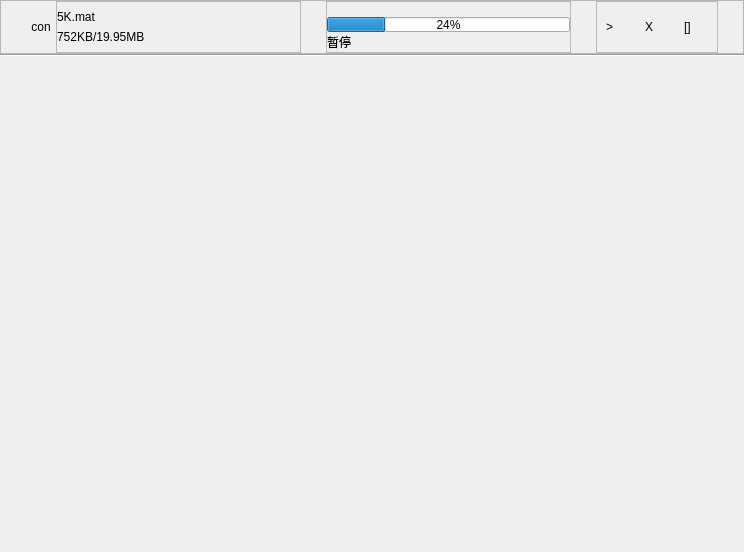
           <widget class="QWidget" name="scrollAreaWidgetContents_8">
            <property name="geometry">
             <rect>
              <x>0</x>
              <y>0</y>
              <width>744</width>
              <height>552</height>
             </rect>
            </property>
            <layout class="QFormLayout" name="formLayout_4">
             <property name="horizontalSpacing">
              <number>0</number>
             </property>
             <property name="verticalSpacing">
              <number>0</number>
             </property>
             <property name="leftMargin">
              <number>0</number>
             </property>
             <property name="topMargin">
              <number>0</number>
             </property>
             <property name="rightMargin">
              <number>0</number>
             </property>
             <property name="bottomMargin">
              <number>0</number>
             </property>
             <item row="0" column="0" colspan="2">
              <layout class="QVBoxLayout" name="verticalLayout_13">
               <property name="spacing">
                <number>0</number>
               </property>
               <item>
                <widget class="QFrame" name="frame_22">
                 <property name="frameShape">
                  <enum>QFrame::StyledPanel</enum>
                 </property>
                 <property name="frameShadow">
                  <enum>QFrame::Raised</enum>
                 </property>
                 <layout class="QHBoxLayout" name="horizontalLayout_15" stretch="1,6,10,1,10,1,5,1">
                  <property name="spacing">
                   <number>0</number>
                  </property>
                  <property name="leftMargin">
                   <number>0</number>
                  </property>
                  <property name="topMargin">
                   <number>0</number>
                  </property>
                  <property name="rightMargin">
                   <number>0</number>
                  </property>
                  <property name="bottomMargin">
                   <number>0</number>
                  </property>
                  <item>
                   <spacer name="horizontalSpacer_17">
                    <property name="orientation">
                     <enum>Qt::Horizontal</enum>
                    </property>
                    <property name="sizeHint" stdset="0">
                     <size>
                      <width>18</width>
                      <height>20</height>
                     </size>
                    </property>
                   </spacer>
                  </item>
                  <item>
                   <widget class="QLabel" name="label_34">
                    <property name="sizePolicy">
                     <sizepolicy hsizetype="Fixed" vsizetype="Fixed">
                      <horstretch>0</horstretch>
                      <verstretch>0</verstretch>
                     </sizepolicy>
                    </property>
                    <property name="minimumSize">
                     <size>
                      <width>30</width>
                      <height>30</height>
                     </size>
                    </property>
                    <property name="text">
                     <string>con</string>
                    </property>
                    <property name="alignment">
                     <set>Qt::AlignCenter</set>
                    </property>
                    <property name="margin">
                     <number>0</number>
                    </property>
                   </widget>
                  </item>
                  <item>
                   <widget class="QFrame" name="frame_23">
                    <property name="frameShape">
                     <enum>QFrame::StyledPanel</enum>
                    </property>
                    <property name="frameShadow">
                     <enum>QFrame::Raised</enum>
                    </property>
                    <layout class="QVBoxLayout" name="verticalLayout_14">
                     <property name="spacing">
                      <number>6</number>
                     </property>
                     <property name="leftMargin">
                      <number>0</number>
                     </property>
                     <property name="topMargin">
                      <number>8</number>
                     </property>
                     <property name="rightMargin">
                      <number>0</number>
                     </property>
                     <property name="bottomMargin">
                      <number>8</number>
                     </property>
                     <item>
                      <widget class="QLabel" name="label_27">
                       <property name="text">
                        <string>5K.mat</string>
                       </property>
                      </widget>
                     </item>
                     <item>
                      <widget class="QLabel" name="label_28">
                       <property name="text">
                        <string>752KB/19.95MB</string>
                       </property>
                      </widget>
                     </item>
                    </layout>
                   </widget>
                  </item>
                  <item>
                   <spacer name="horizontalSpacer_18">
                    <property name="orientation">
                     <enum>Qt::Horizontal</enum>
                    </property>
                    <property name="sizeHint" stdset="0">
                     <size>
                      <width>18</width>
                      <height>20</height>
                     </size>
                    </property>
                   </spacer>
                  </item>
                  <item>
                   <widget class="QFrame" name="frame_24">
                    <property name="frameShape">
                     <enum>QFrame::StyledPanel</enum>
                    </property>
                    <property name="frameShadow">
                     <enum>QFrame::Raised</enum>
                    </property>
                    <layout class="QVBoxLayout" name="verticalLayout_15">
                     <property name="spacing">
                      <number>0</number>
                     </property>
                     <property name="leftMargin">
                      <number>0</number>
                     </property>
                     <property name="topMargin">
                      <number>15</number>
                     </property>
                     <property name="rightMargin">
                      <number>0</number>
                     </property>
                     <property name="bottomMargin">
                      <number>0</number>
                     </property>
                     <item>
                      <widget class="QProgressBar" name="progressBar_5">
                       <property name="minimumSize">
                        <size>
                         <width>0</width>
                         <height>0</height>
                        </size>
                       </property>
                       <property name="maximumSize">
                        <size>
                         <width>16777215</width>
                         <height>15</height>
                        </size>
                       </property>
                       <property name="value">
                        <number>24</number>
                       </property>
                      </widget>
                     </item>
                     <item>
                      <widget class="QLabel" name="label_29">
                       <property name="text">
                        <string>暂停</string>
                       </property>
                      </widget>
                     </item>
                    </layout>
                   </widget>
                  </item>
                  <item>
                   <spacer name="horizontalSpacer_19">
                    <property name="orientation">
                     <enum>Qt::Horizontal</enum>
                    </property>
                    <property name="sizeHint" stdset="0">
                     <size>
                      <width>40</width>
                      <height>20</height>
                     </size>
                    </property>
                   </spacer>
                  </item>
                  <item>
                   <widget class="QFrame" name="frame_25">
                    <property name="frameShape">
                     <enum>QFrame::StyledPanel</enum>
                    </property>
                    <property name="frameShadow">
                     <enum>QFrame::Raised</enum>
                    </property>
                    <layout class="QHBoxLayout" name="horizontalLayout_16">
                     <property name="rightMargin">
                      <number>0</number>
                     </property>
                     <item>
                      <widget class="QLabel" name="label_30">
                       <property name="text">
                        <string>&gt;</string>
                       </property>
                      </widget>
                     </item>
                     <item>
                      <widget class="QLabel" name="label_31">
                       <property name="text">
                        <string>X</string>
                       </property>
                      </widget>
                     </item>
                     <item>
                      <widget class="QLabel" name="label_35">
                       <property name="text">
                        <string>[]</string>
                       </property>
                      </widget>
                     </item>
                    </layout>
                   </widget>
                  </item>
                  <item>
                   <spacer name="horizontalSpacer_20">
                    <property name="orientation">
                     <enum>Qt::Horizontal</enum>
                    </property>
                    <property name="sizeHint" stdset="0">
                     <size>
                      <width>18</width>
                      <height>20</height>
                     </size>
                    </property>
                   </spacer>
                  </item>
                 </layout>
                </widget>
               </item>
               <item>
                <widget class="Line" name="line_4">
                 <property name="minimumSize">
                  <size>
                   <width>649</width>
                   <height>0</height>
                  </size>
                 </property>
                 <property name="orientation">
                  <enum>Qt::Horizontal</enum>
                 </property>
                </widget>
               </item>
              </layout>
             </item>
            </layout>
           </widget>
